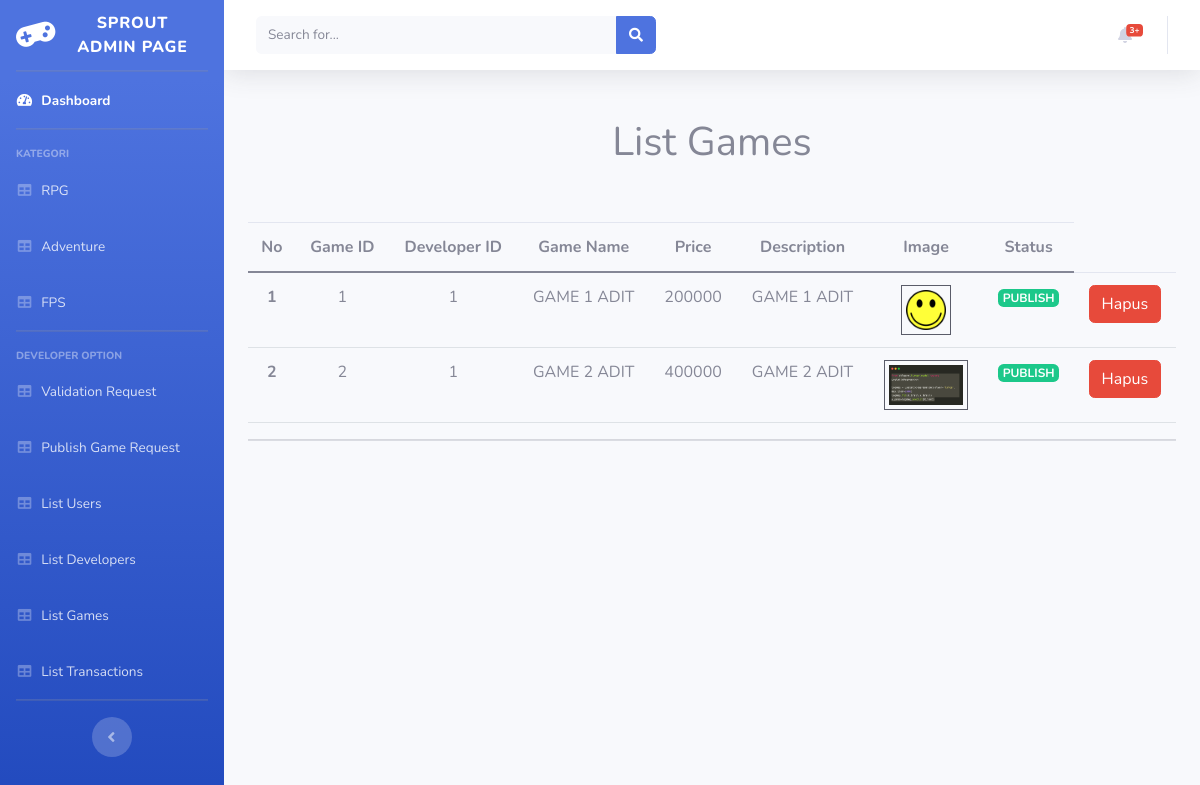
/SGSWebsite/index.php/admin/listGames, run on the app's committed database.
### tables this page shows
CREATE TABLE `game` (
  `game_id` int(255) NOT NULL,
  `developer_id` int(100) NOT NULL,
  `gameName` varchar(100) NOT NULL,
  `price` int(11) NOT NULL,
  `description` varchar(3000) NOT NULL,
  `image` varchar(256) DEFAULT NULL,
  `is_publish` tinyint(1) NOT NULL
);

### SGSWebsite/application/controllers/Admin.php (called while the page is built, shortened)
<?php
class Admin extends CI_Controller
{
    public function __construct()
    {
        $this->load->model('AdminModel');
    }
    public function listGames()
    {
        $this->load->library('pagination');
        $config['per_page'] = 10;
        $from = $this->uri->segment(3);
        $data['games'] = $this->AdminModel->listGames($config['per_page'], $from);
        $this->load->view('templates/header_admin');
        $this->load->view('templates/sidebar');
        $this->load->view('admin/listGames', $data);
        $this->load->view('templates/footer_admin');
    }
}

### SGSWebsite/index.php (called while the page is built, shortened)
<?php
require_once BASEPATH.'core/CodeIgniter.php';

### SGSWebsite/application/models/AdminModel.php (called while the page is built, shortened)
<?php
class AdminModel extends CI_Model
{
    public function listGames($number, $offset)
    {
        return $query = $this->db->get('game', $number, $offset)->result_array();
    }
}

### SGSWebsite/application/views/admin/listGames.php (the view, shortened to what this page needs)
<div class="container">
    <div class="row mt-5 mb-5">
        <div class="col-md-12">
            <h1 class="text-center">List Games</h1>
        </div>
    </div>
    <div class="row">
        <div class="col-md-12">
            <table class="table table-hover">
                <thead>
                    <tr class="text-center">
                        <th scope="col">No</th>
                        <th scope="col">Game ID</th>
                        <th scope="col">Developer ID</th>
                        <th scope="col">Game Name</th>
                        <th scope="col">Price</th>
                        <th scope="col">Description</th>
                        <th scope="col">Image</th>
                        <th scope="col">Status</th>
                    </tr>
                </thead>
                <tbody>
                    <?php $count = 1 ?>
                    <?php foreach ($games as $game) : ?>
                        <tr class="text-center">
                            <th><?= $count++ ?></th>
                            <td>
                                <?= $game['game_id'] ?>
                            </td>
                            <td>
                                <?= $game['developer_id'] ?>
                            </td>
                            <td style="text-transform: uppercase;">
                                <?= $game['gameName'] ?>
                            </td>
                            <td style="text-transform: uppercase;">
                                <?= $game['price'] ?>
                            </td>
                            <td style="text-transform: uppercase;">
                                <?= $game['description'] ?>
                            </td>
                            <td style="text-transform: uppercase;">
                                <?php if ($game['image'] == NULL) : ?>
                                    <p class="text-muted">NO IMAGE</p>
                                <?php else : ?>
                                    <img class="border border-dark p-1" height="50px" src="<?= base_url('assets/img/game/') . $game['image']  ?>" alt="">
                                <?php endif ?>
                            </td>
                            <td style="text-transform: uppercase;">
                                <?php if ($game['is_publish'] == false) : ?>
                                    <p class="badge badge-warning">NOT PUBLISH</p>
                                <?php else : ?>
                                    <p class="badge badge-success">PUBLISH</p>
                                <?php endif ?>
                            </td>
                            <td>
                                <a type="button" href="<?= base_url('admin/deleteGame/' . $game["game_id"]) ?>" class="btn btn-danger">Hapus</a>
                            </td>
                        </tr>
                    <?php endforeach ?>
                </tbody>
            </table>
            <hr>
        </div>
    </div>
</div>

### SGSWebsite/application/views/templates/header_admin.php (shortened to what this page needs)
<!DOCTYPE html>
<html lang="en">
<head>
    <link href="https://cdn.jsdelivr.net/npm/bootstrap@5.0.0-beta3/dist/css/bootstrap.min.css" rel="stylesheet">
    <link href="<?= base_url(''); ?>assets/vendor/fontawesome-free/css/all.min.css" rel="stylesheet" type="text/css">
    <link href="<?= base_url(''); ?>assets/css/sb-admin-2.min.css" rel="stylesheet">
</head>

### SGSWebsite/application/views/templates/sidebar.php (shortened to what this page needs)
<body id="page-top">
    <div id="wrapper">
        <ul class="navbar-nav bg-gradient-primary sidebar sidebar-dark accordion" id="accordionSidebar">
            <a class="sidebar-brand d-flex align-items-center justify-content-center" href="<?= base_url('admin') ?>">
                <div class="sidebar-brand-icon rotate-n-15">
                    <i class="fas fa-gamepad"></i>
                </div>
                <div class="sidebar-brand-text mx-3">Sprout Admin Page</div>
            </a>
            <hr class="sidebar-divider my-0">
            <li class="nav-item active">
                <a class="nav-link" href="index.html">
                    <i class="fas fa-fw fa-tachometer-alt"></i>
                    <span>Dashboard</span></a>
            </li>
            <hr class="sidebar-divider">
            <div class="sidebar-heading">
                Kategori
            </div>
            <li class="nav-item">
                <a class="nav-link" href="tables.html">
                    <i class="fas fa-fw fa-table"></i>
                    <span>RPG</span></a>
            </li>
            <li class="nav-item">
                <a class="nav-link" href="tables.html">
                    <i class="fas fa-fw fa-table"></i>
                    <span>Adventure</span></a>
            </li>
            <li class="nav-item">
                <a class="nav-link" href="tables.html">
                    <i class="fas fa-fw fa-table"></i>
                    <span>FPS</span></a>
            </li>
            <hr class="sidebar-divider">
            <div class="sidebar-heading">
                Developer Option
            </div>
            <li class="nav-item">
                <a class="nav-link" href="<?= base_url('admin/devRequest') ?>">
                    <i class="fas fa-fw fa-table"></i>
                    <span>Validation Request</span></a>
            </li>
            <li class="nav-item">
                <a class="nav-link" href="<?= base_url('admin/listGameRequest') ?>">
                    <i class="fas fa-fw fa-table"></i>
                    <span>Publish Game Request</span></a>
            </li>
            <li class="nav-item">
                <a class="nav-link" href="<?= base_url('admin/listUsers') ?>">
                    <i class="fas fa-fw fa-table"></i>
                    <span>List Users</span></a>
            </li>
            <li class="nav-item">
                <a class="nav-link" href="<?= base_url('admin/listDevelopers') ?>">
                    <i class="fas fa-fw fa-table"></i>
                    <span>List Developers</span></a>
            </li>
            <li class="nav-item">
                <a class="nav-link" href="<?= base_url('admin/listGames') ?>">
                    <i class="fas fa-fw fa-table"></i>
                    <span>List Games</span></a>
            </li>
            <li class="nav-item">
                <a class="nav-link" href="<?= base_url('admin/listTransactions') ?>">
                    <i class="fas fa-fw fa-table"></i>
                    <span>List Transactions</span></a>
            </li>
            <hr class="sidebar-divider d-none d-md-block">
            <div class="text-center d-none d-md-inline">
                <button class="rounded-circle border-0" id="sidebarToggle"></button>
            </div>
        </ul>
        <div id="content-wrapper" class="d-flex flex-column">
            <div id="content">
                <nav class="navbar navbar-expand navbar-light bg-white topbar mb-4 static-top shadow">
                    <form class="d-none d-sm-inline-block form-inline mr-auto ml-md-3 my-2 my-md-0 mw-100 navbar-search">
                        <div class="input-group">
                            <input type="text" class="form-control bg-light border-0 small" placeholder="Search for..." aria-label="Search" aria-describedby="basic-addon2">
                            <div class="input-group-append">
                                <button class="btn btn-primary" type="button">
                                    <i class="fas fa-search fa-sm"></i>
                                </button>
                            </div>
                        </div>
                    </form>
                    <ul class="navbar-nav ml-auto">
                        <li class="nav-item dropdown no-arrow mx-1">
                            <a class="nav-link dropdown-toggle" href="#" id="alertsDropdown" role="button" data-toggle="dropdown" aria-haspopup="true" aria-expanded="false">
                                <i class="fas fa-bell fa-fw"></i>
                                <span class="badge badge-danger badge-counter">3+</span>
                            </a>
                        </li>
                    </ul>
                </nav>

### SGSWebsite/application/views/templates/footer_admin.php (shortened to what this page needs)
</body>
</html>

### data on the page
game: game_id "1", developer "1", gameName "GAME 1 ADIT", price "200000", description "GAME 1 ADIT", image (picture), is_publish "PUBLISH"
game: game_id "2", developer "1", gameName "GAME 2 ADIT", price "400000", description "GAME 2 ADIT", image (picture), is_publish "PUBLISH"
